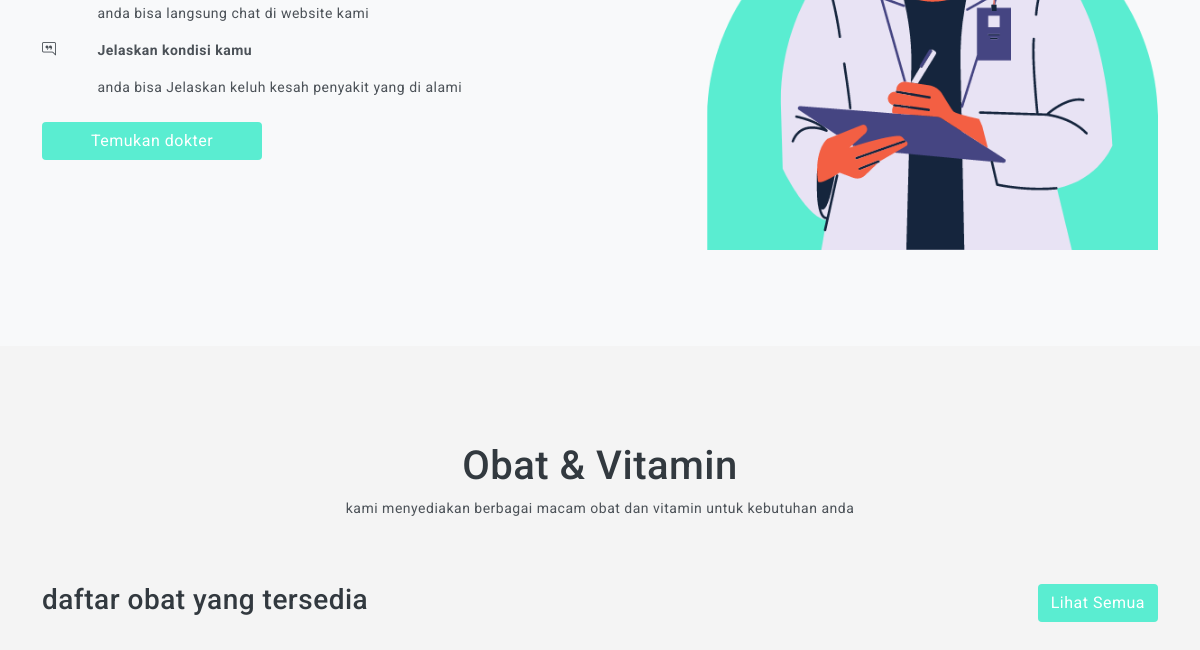
/ (lower part), run on an earlier commit of the app's database.
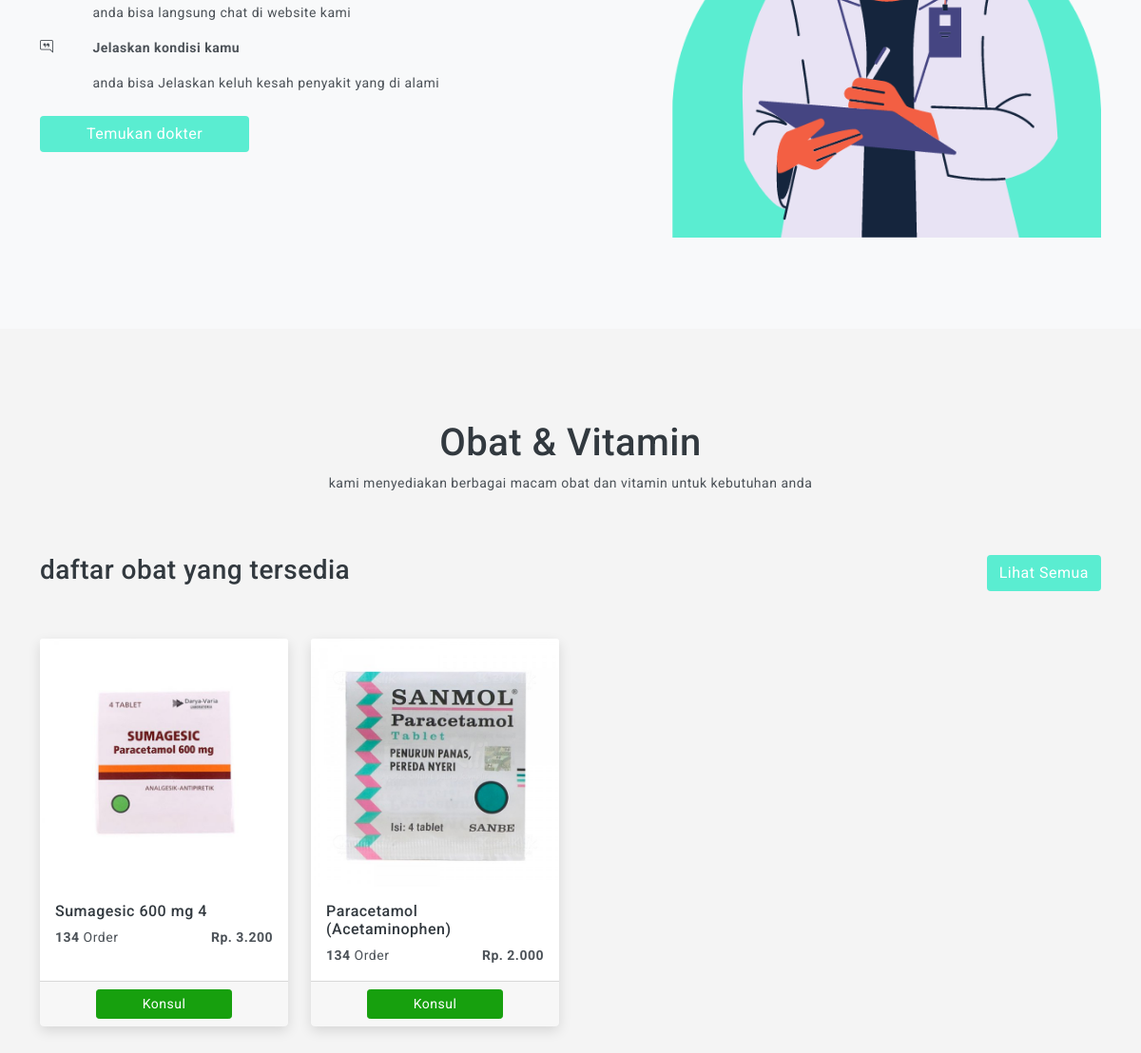
And on a later commit of the database.
### tables this page shows
CREATE TABLE `obat` (
  `id_obat` int(11) NOT NULL,
  `nama_obat` varchar(50) NOT NULL,
  `jenis` varchar(35) NOT NULL,
  `komposisi` text NOT NULL,
  `dosis` text NOT NULL,
  `efek_samping` text NOT NULL,
  `harga` double NOT NULL,
  `satuan` varchar(25) NOT NULL,
  `keterangan` text NOT NULL,
  `gambar` text NOT NULL,
  `created_at` date NOT NULL,
  `id_admin` int(11) NOT NULL
);

### application/controllers/Home.php (called while the page is built, shortened)
<?php
class Home extends CI_Controller {
	public function index()
	{
		$data['obat'] = $this->Model_read->ambilData('obat');
		$data['title'] = "Home | ". nama_web();
		$this->load->view('template/head', $data);
		$this->load->view('template/header');
		$this->load->view('home');
		$this->load->view('template/footer');
	}
}

### index.php (called while the page is built, shortened)
<?php
require_once BASEPATH.'core/CodeIgniter.php';

### application/models/Model_read.php (called while the page is built, shortened)
<?php
class Model_read extends CI_Model
{
    public function ambilData($table){
        return $this->db->get($table)->result_array();
    }
}

### application/views/Home.php (the view, shortened to what this page needs)
<section class="py-5 bg-light" id="dokter">
	<div class="container py-5">
		<div class="row justify-content-center">
			<div class="col-lg">
				<div class="row">
					<div class="col-1">
					</div>
					<div class="col">
						<p>anda bisa langsung chat di website kami</p>
					</div>
				</div>
				<div class="row">
					<div class="col-1">
						<i class="bi bi-chat-right-quote"></i>
					</div>
					<div class="col">
						<p class="fw-bolder">Jelaskan kondisi kamu</p>
						<p>anda bisa Jelaskan keluh kesah penyakit yang di alami</p>
					</div>
				</div>
				<div class="row pt-2">
					<div class="col">
						<a href="<?= base_url('home/cari_dokter'); ?>" class="btn btn-dokter text-white px-5">Temukan dokter</a>
					</div>
				</div>
			</div>
			<div class="col-lg-5">
				<img src="<?= base_url('assets') ?>/img/dokter/Desain tanpa judul.png" alt="" />
			</div>
		</div>
	</div>
</section>
<section class="py-5" id="obat">
	<div class="container py-5">
		<div class="row justify-content-center">
			<div class="col-md-9 text-center">
				<h1>Obat & Vitamin</h1>
				<p>
					kami menyediakan berbagai macam obat dan vitamin untuk kebutuhan anda
				</p>
			</div>
		</div>
		<div class="row py-5">
			<div class="col">
				<h3>daftar obat yang tersedia</h3>
			</div>
			<div class="col text-end my-auto">
				<a href="<?= base_url('pasien/home'); ?>" class="btn text-white btn-dokter">Lihat Semua</a>
			</div>
		</div>
		<div class="row row-cols-1 row-cols-sm-2 row-cols-lg-3 row-cols-xl-4 row-cols-xxl-5 product-grid">
            <?php foreach($obat as $obat) :?>
			<div class="col">
				<div class="card">
					<div id="list_obat" data-bs-toggle="modal" data-bs-target="#detail<?= $obat['id_obat']; ?>">
                        <img src="<?= base_url('assets'); ?>/img/obat/<?= $obat['gambar']; ?>" class="card-img-top" alt="...">
                        <div class="card-body">
                            <h6 class="card-title cursor-pointer"><?= $obat['nama_obat']; ?></h6>
                            <div class="clearfix">
                                <p class="mb-0 float-start"><strong>134</strong> Order</p>
                                <p class="mb-0 float-end fw-bold"><span>Rp. <?= number_format($obat['harga'],0,',','.'); ?></span>
                                </p>
                            </div>
                        </div>
                    </div>
                    <div class="card-footer text-center">
                        <a href="<?= base_url('pasien/kunjungi/konsultasi'); ?>" class="btn btn-sm btn-success px-5">Konsul</a>
                    </div>
				</div>
			</div>
            <?php endforeach ?>
		</div>
	</div>
</section>

### application/views/template/head.php (shortened to what this page needs)
<!DOCTYPE html>
<html lang="en">
<head>
	<link rel="stylesheet" href="<?= base_url('assets'); ?>/akhis/plugins/select2/css/select2.min.css"/>
	<link rel="stylesheet" href="<?= base_url('assets'); ?>/akhis/plugins/select2/css/select2-bootstrap4.css"/>
	<link rel="stylesheet" href="<?= base_url('assets'); ?>/akhis/css/header-colors.css" />
	<link rel="stylesheet" href="<?= base_url('assets'); ?>/icon/font-awesome/css/all.css">
	<link href="<?= base_url('assets'); ?>/akhis/css/bootstrap.min.css" rel="stylesheet">
	<link href="<?= base_url('assets'); ?>/akhis/css/app.css" rel="stylesheet">
	<link rel="stylesheet" href="https://cdn.jsdelivr.net/npm/bootstrap-icons@1.6.0/font/bootstrap-icons.css" />
	<link rel="stylesheet" href="<?= base_url('assets'); ?>/vendor/swiper/css/swiper-bundle.min.css" />
	<link rel="stylesheet" href="<?= base_url('assets'); ?>/css/style.css" />
</head>
<body>

### application/views/template/footer.php (shortened to what this page needs)
</body>
</html>

### assets/akhis/css/app.css (style rules this page uses)
body { font-size: 14px; color: #4c5258; letter-spacing: .5px; background-color: #f4f4f4; overflow-x: hidden; font-family: Roboto, sans-serif }
a { text-decoration: none }
.product-grid .card { -webkit-transition: all .2s; -o-transition: all .2s; transition: all .2s }
.cursor-pointer { cursor: pointer }

### assets/css/style.css (style rules this page uses)
body { margin: 0; padding: 0; }
:root { --primary: #5aedd1; --footer: #284450; --footer2: #1c3641; }
#dokter img { height: 100%; width: 100%; }
.btn-dokter { background-color: var(--primary); }
#obat a { text-decoration: none; }

### application/views/Home.php (style rules this page uses)
@media (min-width: 992px) { #list_obat { min-height: 360px; } }

What changed in the data, as far as the page shows it:
added obat: gambar (picture), nama_obat "Sumagesic 600 mg 4", harga "3.200"
added obat: gambar (picture), nama_obat "Paracetamol (Acetaminophen)", harga "2.000"
